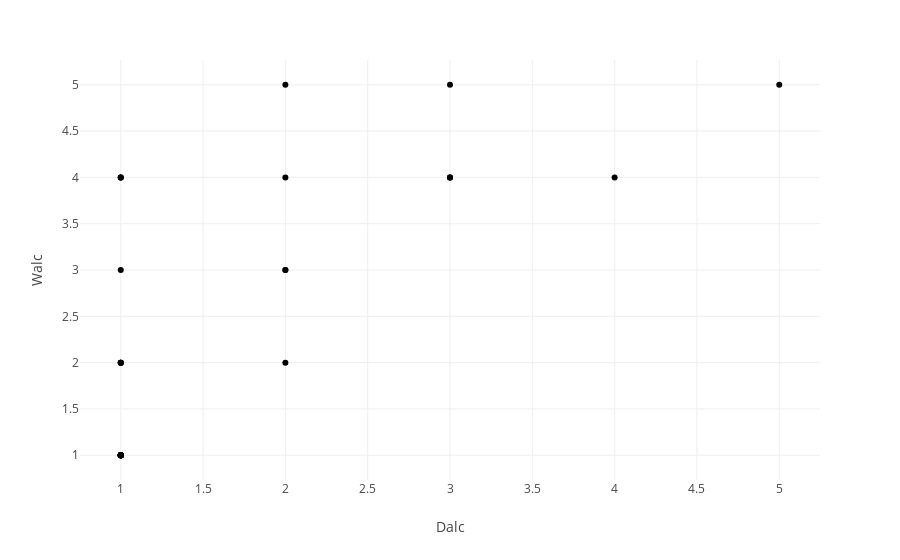

The notebook cell saved with this chart:
### Markdown cell above
Walc - kids weekend alcohol consumption (numeric: from 1 - very low to 5 - very high)

### Code cell
drawscatter(df3, 'Dalc', 'Walc')

### Figure 1 — Plotly figure (JSON) as saved in the notebook; plotly's stock layout.template omitted (floating-point values rounded to 4 significant figures)
{"data": [{"hovertemplate": "Dalc=%{x}<br>Walc=%{y}<extra></extra>", "legendgroup": "", "marker": {"color": "#000001", "symbol": "circle"}, "mode": "markers", "name": "", "orientation": "v", "showlegend": false, "x": [1, 1, 1, 1, 1, 1, 1, 3, 4, 1, 1, 5, 3, 1, 1, 1, 1, 1, 2, 1, 2, 1, 1, 2, 1, 3, 1, 2, 3, 1, 1, 1, 2, 1, 1, 1], "xaxis": "x", "y": [1, 1, 1, 1, 1, 1, 4, 4, 4, 1, 1, 5, 5, 1, 1, 1, 1, 4, 5, 3, 2, 1, 2, 3, 1, 4, 1, 4, 4, 1, 1, 2, 3, 2, 2, 4], "yaxis": "y", "type": "scatter"}], "layout": {"xaxis": {"anchor": "y", "domain": [0.0, 1.0], "title": {"text": "Dalc"}}, "yaxis": {"anchor": "x", "domain": [0.0, 1.0], "title": {"text": "Walc"}}, "legend": {"tracegroupgap": 0}, "margin": {"t": 60}}}
